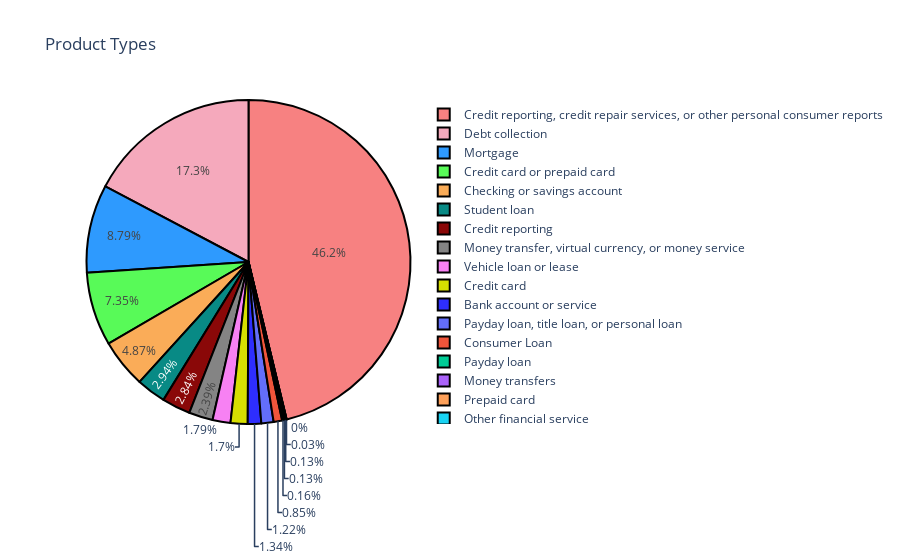

Notebook code for this chart:
### Markdown cell above
## Creates a pie chart for distribution of product complaints

### Code cell
import pandas as pd
import plotly.graph_objs as go
from plotly.offline import iplot, init_notebook_mode

# Only needed if you're using a Jupyter Notebook
init_notebook_mode(connected=True)

# Load the dataset
df = pd.read_csv("complaint_cleaned.csv")

# Calculate percentage of product discussions
p_product_discussions = round(df["Product"].value_counts() / len(df["Product"]) * 100, 2)

# Prepare data for the pie chart
labels = list(p_product_discussions.index)
values = p_product_discussions.values.tolist()
colors = ['#F78181', '#F5A9BC', '#2E9AFE', '#58FA58', '#FAAC58', '#088A85', 
          '#8A0808', '#848484', '#F781F3', '#D7DF01', '#2E2EFE']

# Create pie chart
product_pie = go.Pie(
    labels=labels,
    values=values,
    marker=dict(colors=colors, line=dict(color='#000000', width=2))
)

# Set up layout
layout = go.Layout(title='Product Types')

# Plot
fig = go.Figure(data=[product_pie], layout=layout)
iplot(fig)

### Figure 1 — Plotly figure (JSON) as saved in the notebook; plotly's stock layout.template omitted (floating-point values rounded to 4 significant figures)
{"data": [{"labels": ["Credit reporting, credit repair services, or other personal consumer reports", "Debt collection", "Mortgage", "Credit card or prepaid card", "Checking or savings account", "Student loan", "Credit reporting", "Money transfer, virtual currency, or money service", "Vehicle loan or lease", "Credit card", "Bank account or service", "Payday loan, title loan, or personal loan", "Consumer Loan", "Payday loan", "Money transfers", "Prepaid card", "Other financial service", "Virtual currency"], "marker": {"colors": ["#F78181", "#F5A9BC", "#2E9AFE", "#58FA58", "#FAAC58", "#088A85", "#8A0808", "#848484", "#F781F3", "#D7DF01", "#2E2EFE"], "line": {"color": "#000000", "width": 2}}, "type": "pie", "values": [46.22, 17.26, 8.79, 7.35, 4.87, 2.94, 2.84, 2.39, 1.79, 1.7, 1.34, 1.22, 0.85, 0.16, 0.13, 0.13, 0.03, 0]}], "layout": {"title": {"text": "Product Types"}}}
